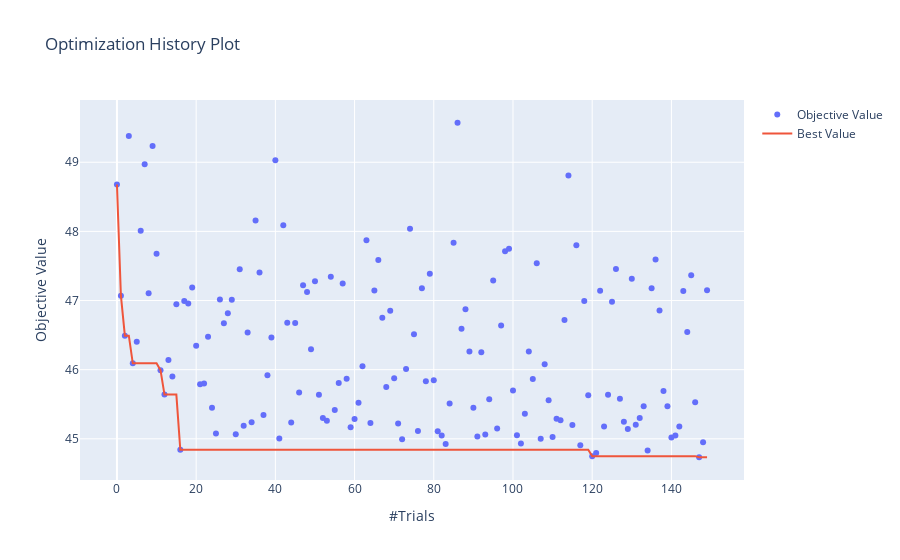

This figure's notebook cell:
### Code cell
optuna.visualization.plot_optimization_history(study)

### Figure 1 — Plotly figure (JSON) as saved in the notebook; plotly's stock layout.template omitted (floating-point values rounded to 4 significant figures; data arrays with more than 128 entries replaced by an {"elided": "..."} marker saying what was removed)
{"data": [{"mode": "markers", "name": "Objective Value", "type": "scatter", "x": {"elided": "150 int values"}, "y": {"elided": "150 float values"}}, {"name": "Best Value", "type": "scatter", "x": {"elided": "150 int values"}, "y": {"elided": "150 float values"}}], "layout": {"title": {"text": "Optimization History Plot"}, "xaxis": {"title": {"text": "#Trials"}}, "yaxis": {"title": {"text": "Objective Value"}}}}
